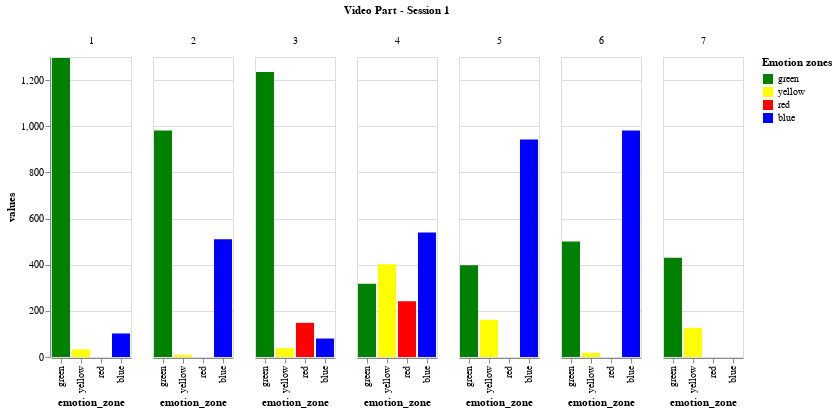

This figure's notebook cell:
### Code cell
# Using pandas function to transform from wide format to long format, so Altair can work better
source = df.melt("video_part", var_name="emotion_zone", value_name='values')

alt.Chart(source).mark_bar().encode(
    alt.X('emotion_zone:N', sort=COLOURS),
    alt.Y('values:Q'),
    column=alt.Column('video_part:N', title='Video Part - Session 1'),
    color=alt.Color('emotion_zone', scale=alt.Scale(domain=EMOTIONS, range=COLOURS), title='Emotion zones')

)

### Figure 1 — Vega-Lite specification as saved in the notebook (floating-point values rounded to 4 significant figures)
{"config": {"view": {"continuousWidth": 400, "continuousHeight": 300}}, "data": {"name": "data-e352e5f957839a7879aeeae1aa65ab60"}, "mark": "bar", "encoding": {"color": {"field": "emotion_zone", "scale": {"domain": ["green", "yellow", "red", "blue"], "range": ["green", "yellow", "red", "blue"]}, "title": "Emotion zones", "type": "nominal"}, "column": {"field": "video_part", "title": "Video Part - Session 1", "type": "nominal"}, "x": {"field": "emotion_zone", "sort": ["green", "yellow", "red", "blue"], "type": "nominal"}, "y": {"field": "values", "type": "quantitative"}}, "$schema": "https://vega.github.io/schema/vega-lite/v4.17.0.json", "datasets": {"data-e352e5f957839a7879aeeae1aa65ab60": [{"video_part": 1, "emotion_zone": "green", "values": 1296}, {"video_part": 2, "emotion_zone": "green", "values": 981}, {"video_part": 3, "emotion_zone": "green", "values": 1235}, {"video_part": 4, "emotion_zone": "green", "values": 317}, {"video_part": 5, "emotion_zone": "green", "values": 398}, {"video_part": 6, "emotion_zone": "green", "values": 501}, {"video_part": 7, "emotion_zone": "green", "values": 430}, {"video_part": 1, "emotion_zone": "blue", "values": 102}, {"video_part": 2, "emotion_zone": "blue", "values": 510}, {"video_part": 3, "emotion_zone": "blue", "values": 80}, {"video_part": 4, "emotion_zone": "blue", "values": 540}, {"video_part": 5, "emotion_zone": "blue", "values": 942}, {"video_part": 6, "emotion_zone": "blue", "values": 982}, {"video_part": 7, "emotion_zone": "blue", "values": 0}, {"video_part": 1, "emotion_zone": "yellow", "values": 33}, {"video_part": 2, "emotion_zone": "yellow", "values": 10}, {"video_part": 3, "emotion_zone": "yellow", "values": 38}, {"video_part": 4, "emotion_zone": "yellow", "values": 402}, {"video_part": 5, "emotion_zone": "yellow", "values": 161}, {"video_part": 6, "emotion_zone": "yellow", "values": 18}, {"video_part": 7, "emotion_zone": "yellow", "values": 126}, {"video_part": 1, "emotion_zone": "red", "values": 0}, {"video_part": 2, "emotion_zone": "red", "values": 0}, {"video_part": 3, "emotion_zone": "red", "values": 148}, {"video_part": 4, "emotion_zone": "red", "values": 242}, {"video_part": 5, "emotion_zone": "red", "values": 0}, {"video_part": 6, "emotion_zone": "red", "values": 0}, {"video_part": 7, "emotion_zone": "red", "values": 0}]}}
